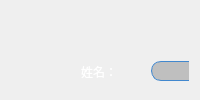
          <widget class="QWidget" name="pb_increase_employee_info">
           <layout class="QGridLayout" name="gridLayout_4">
            <item row="0" column="0">
             <widget class="QWidget" name="widget" native="true">
              <property name="styleSheet">
               <string notr="true">
border-image: none;</string>
              </property>
              <widget class="QLineEdit" name="le_job_id_2">
               <property name="geometry">
                <rect>
                 <x>140</x>
                 <y>100</y>
                 <width>151</width>
                 <height>20</height>
                </rect>
               </property>
               <property name="styleSheet">
                <string notr="true">border-radius: 10px;
border: 1px solid #4288CE;
background:rgba(0,0,0,0.2);
color:#fff;
border-image:none;</string>
               </property>
              </widget>
              <widget class="QLabel" name="lb_house_2">
               <property name="geometry">
                <rect>
                 <x>410</x>
                 <y>250</y>
                 <width>61</width>
                 <height>21</height>
                </rect>
               </property>
               <property name="styleSheet">
                <string notr="true">text-align:center;
color:#fff;
border-image: none;</string>
               </property>
               <property name="text">
                <string>住房补贴：</string>
               </property>
              </widget>
              <widget class="QLabel" name="lb_basic_wage_2">
               <property name="geometry">
                <rect>
                 <x>410</x>
                 <y>100</y>
                 <width>54</width>
                 <height>20</height>
                </rect>
               </property>
               <property name="styleSheet">
                <string notr="true">text-align:center;
color:#fff;
border-image: none;</string>
               </property>
               <property name="text">
                <string>基本工资：</string>
               </property>
              </widget>
              <widget class="QLineEdit" name="le_pwd_2">
               <property name="geometry">
                <rect>
                 <x>500</x>
                 <y>300</y>
                 <width>151</width>
                 <height>20</height>
                </rect>
               </property>
               <property name="styleSheet">
                <string notr="true">border-radius: 10px;
border: 1px solid #4288CE;
background:rgba(0,0,0,0.2);
color:#fff;
border-image:none;</string>
               </property>
              </widget>
              <widget class="QLabel" name="lb_education_2">
               <property name="geometry">
                <rect>
                 <x>410</x>
                 <y>52</y>
                 <width>54</width>
                 <height>20</height>
                </rect>
               </property>
               <property name="styleSheet">
                <string notr="true">text-align:center;
color:#fff;
border-image: none;</string>
               </property>
               <property name="text">
                <string>教育经历：</string>
               </property>
              </widget>
              <widget class="QLabel" name="lb_food_2">
               <property name="geometry">
                <rect>
                 <x>410</x>
                 <y>200</y>
                 <width>61</width>
                 <height>21</height>
                </rect>
               </property>
               <property name="styleSheet">
                <string notr="true">text-align:center;
color:#fff;
border-image: none;</string>
               </property>
               <property name="text">
                <string>餐补：</string>
               </property>
              </widget>
              <widget class="QLabel" name="lb_department_2">
               <property name="geometry">
                <rect>
                 <x>70</x>
                 <y>200</y>
                 <width>61</width>
                 <height>21</height>
                </rect>
               </property>
               <property name="styleSheet">
                <string notr="true">text-align:center;
color:#fff;
border-image: none;</string>
               </property>
               <property name="text">
                <string>所属部门：</string>
               </property>
              </widget>
              <widget class="QLabel" name="lb_trasport_2">
               <property name="geometry">
                <rect>
                 <x>410</x>
                 <y>150</y>
                 <width>61</width>
                 <height>21</height>
                </rect>
               </property>
               <property name="styleSheet">
                <string notr="true">text-align:center;
color:#fff;
border-image: none;</string>
               </property>
               <property name="text">
                <string>交通补贴：</string>
               </property>
              </widget>
              <widget class="QLineEdit" name="le_transport_2">
               <property name="geometry">
                <rect>
                 <x>500</x>
                 <y>150</y>
                 <width>151</width>
                 <height>20</height>
                </rect>
               </property>
               <property name="styleSheet">
                <string notr="true">border-radius: 10px;
border: 1px solid #4288CE;
background:rgba(0,0,0,0.2);
color:#fff;
border-image:none;</string>
               </property>
              </widget>
              <widget class="QLineEdit" name="le_basic_wage_2">
               <property name="geometry">
                <rect>
                 <x>500</x>
                 <y>100</y>
                 <width>151</width>
                 <height>20</height>
                </rect>
               </property>
               <property name="styleSheet">
                <string notr="true">border-radius: 10px;
border: 1px solid #4288CE;
background:rgba(0,0,0,0.2);
color:#fff;
border-image:none;</string>
               </property>
              </widget>
              <widget class="QLineEdit" name="le_name_2">
               <property name="geometry">
                <rect>
                 <x>140</x>
                 <y>50</y>
                 <width>151</width>
                 <height>20</height>
                </rect>
               </property>
               <property name="styleSheet">
                <string notr="true">border-radius: 10px;
border: 1px solid #4288CE;
background:rgba(0,0,0,0.2);
color:#fff;
border-image:none;</string>
               </property>
              </widget>
              <widget class="QLineEdit" name="le_education_2">
               <property name="geometry">
                <rect>
                 <x>500</x>
                 <y>50</y>
                 <width>151</width>
                 <height>20</height>
                </rect>
               </property>
               <property name="styleSheet">
                <string notr="true">border-radius: 10px;
border: 1px solid #4288CE;
background:rgba(0,0,0,0.2);
color:#fff;
border-image:none;</string>
               </property>
              </widget>
              <widget class="QLabel" name="lb_turn_time_2">
               <property name="geometry">
                <rect>
                 <x>70</x>
                 <y>300</y>
                 <width>54</width>
                 <height>21</height>
                </rect>
               </property>
               <property name="styleSheet">
                <string notr="true">text-align:center;
color:#fff;
border-image: none;</string>
               </property>
               <property name="text">
                <string>转正时间：</string>
               </property>
              </widget>
              <widget class="QLineEdit" name="le_department_2">
               <property name="geometry">
                <rect>
                 <x>140</x>
                 <y>200</y>
                 <width>151</width>
                 <height>20</height>
                </rect>
               </property>
               <property name="styleSheet">
                <string notr="true">border-radius: 10px;
border: 1px solid #4288CE;
background:rgba(0,0,0,0.2);
color:#fff;
border-image:none;</string>
               </property>
              </widget>
              <widget class="QLabel" name="lb_pwd_2">
               <property name="geometry">
                <rect>
                 <x>410</x>
                 <y>300</y>
                 <width>61</width>
                 <height>21</height>
                </rect>
               </property>
               <property name="styleSheet">
                <string notr="true">text-align:center;
color:#fff;
border-image: none;</string>
               </property>
               <property name="text">
                <string>密码：</string>
               </property>
              </widget>
              <widget class="QLineEdit" name="le_meal_2">
               <property name="geometry">
                <rect>
                 <x>500</x>
                 <y>200</y>
                 <width>151</width>
                 <height>20</height>
                </rect>
               </property>
               <property name="styleSheet">
                <string notr="true">border-radius: 10px;
border: 1px solid #4288CE;
background:rgba(0,0,0,0.2);
color:#fff;
border-image:none;</string>
               </property>
              </widget>
              <widget class="QLineEdit" name="le_entry_time_2">
               <property name="geometry">
                <rect>
                 <x>140</x>
                 <y>250</y>
                 <width>151</width>
                 <height>20</height>
                </rect>
               </property>
               <property name="styleSheet">
                <string notr="true">border-radius: 10px;
border: 1px solid #4288CE;
background:rgba(0,0,0,0.2);
color:#fff;
border-image:none;</string>
               </property>
              </widget>
              <widget class="QLabel" name="lb_entry_time_2">
               <property name="geometry">
                <rect>
                 <x>70</x>
                 <y>250</y>
                 <width>61</width>
                 <height>21</height>
                </rect>
               </property>
               <property name="styleSheet">
                <string notr="true">text-align:center;
color:#fff;
border-image: none;</string>
               </property>
               <property name="text">
                <string>入职时间：</string>
               </property>
              </widget>
              <widget class="QLineEdit" name="le_post_2">
               <property name="geometry">
                <rect>
                 <x>140</x>
                 <y>150</y>
                 <width>151</width>
                 <height>20</height>
                </rect>
               </property>
               <property name="styleSheet">
                <string notr="true">border-radius: 10px;
border: 1px solid #4288CE;
background:rgba(0,0,0,0.2);
color:#fff;
border-image:none;</string>
               </property>
              </widget>
              <widget class="QLabel" name="lb_name_2">
               <property name="geometry">
                <rect>
                 <x>70</x>
                 <y>50</y>
                 <width>61</width>
                 <height>21</height>
                </rect>
               </property>
               <property name="styleSheet">
                <string notr="true">text-align:center;
color:#fff;
border-image: none;</string>
               </property>
               <property name="text">
                <string>姓名：</string>
               </property>
              </widget>
              <widget class="QLabel" name="lb_job_id_2">
               <property name="geometry">
                <rect>
                 <x>70</x>
                 <y>100</y>
                 <width>54</width>
                 <height>21</height>
                </rect>
               </property>
               <property name="styleSheet">
                <string notr="true">text-align:center;
color:#fff;
border-image: none;</string>
               </property>
               <property name="text">
                <string>工号：</string>
               </property>
              </widget>
              <widget class="QLineEdit" name="le_turn_time_2">
               <property name="geometry">
                <rect>
                 <x>140</x>
                 <y>300</y>
                 <width>151</width>
                 <height>20</height>
                </rect>
               </property>
               <property name="styleSheet">
                <string notr="true">border-radius: 10px;
border: 1px solid #4288CE;
background:rgba(0,0,0,0.2);
color:#fff;
border-image:none;</string>
               </property>
              </widget>
              <widget class="QLineEdit" name="le_house_2">
               <property name="geometry">
                <rect>
                 <x>500</x>
                 <y>250</y>
                 <width>151</width>
                 <height>20</height>
                </rect>
               </property>
               <property name="styleSheet">
                <string notr="true">border-radius: 10px;
border: 1px solid #4288CE;
background:rgba(0,0,0,0.2);
color:#fff;
border-image:none;</string>
               </property>
              </widget>
              <widget class="QLabel" name="lb_post_2">
               <property name="geometry">
                <rect>
                 <x>70</x>
                 <y>150</y>
                 <width>54</width>
                 <height>21</height>
                </rect>
               </property>
               <property name="styleSheet">
                <string notr="true">text-align:center;
color:#fff;
border-image: none;</string>
               </property>
               <property name="text">
                <string>岗位：</string>
               </property>
              </widget>
              <widget class="QPushButton" name="pb_inrease_employee">
               <property name="geometry">
                <rect>
                 <x>300</x>
                 <y>350</y>
                 <width>121</width>
                 <height>23</height>
                </rect>
               </property>
               <property name="styleSheet">
                <string notr="true">background: rgba(154, 207, 206,0.5);
color: rgb(255, 255, 255);
border:none;
border-radius:7px;
cursor:pointer;
border-image:none;</string>
               </property>
               <property name="text">
                <string>添加该员工</string>
               </property>
              </widget>
             </widget>
            </item>
           </layout>
          </widget>
